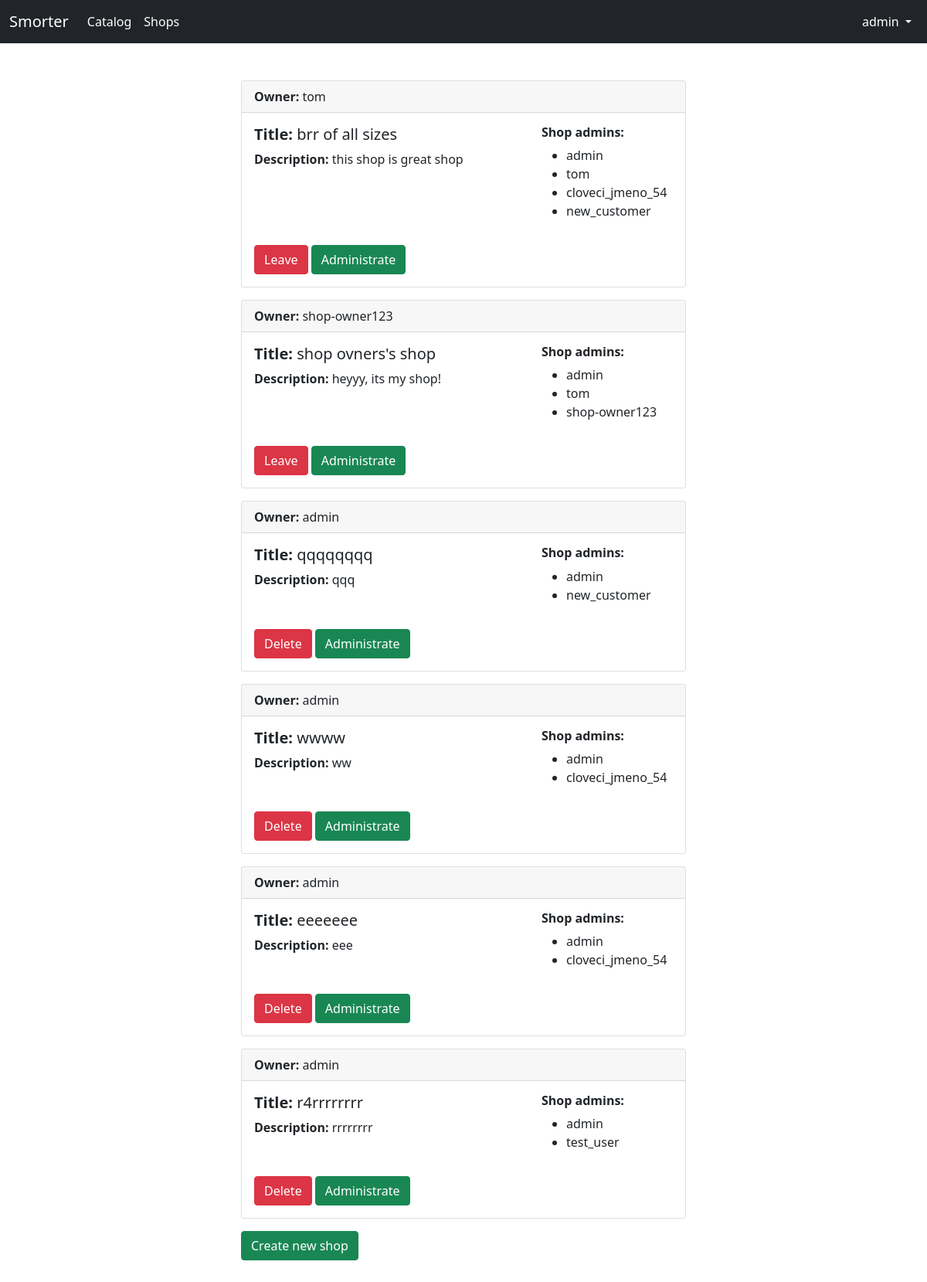
The page /myshops/ (signed in) on the database its author committed.
### eshop/models.py (models this page shows, shortened)
class Shop(models.Model):
    owner = models.ForeignKey(SmorterUser, null=True, blank=True, on_delete=models.CASCADE)
    title = models.CharField(max_length=100, null=False, blank=False, unique=True)
    description = models.TextField()
    admin_group = models.OneToOneField(SmorterGroup, null=True, blank=True, on_delete=models.SET_NULL)
    payment_methods = models.ManyToManyField(PaymentMethod, blank=False, null=False)
    shipment_methods = models.ManyToManyField(ShipmentMethod, blank=False, null=False)
    datetime = models.DateTimeField(default=datetime.datetime.now, blank=True)
    image = models.ImageField(upload_to=shop_img_path, null=True, blank=True)
    class Meta:
        ordering = ["owner"]

class SmorterUser(models.Model):
    user = models.OneToOneField(User, unique=True, null=False, blank=False, on_delete=models.CASCADE)
    groups = models.ManyToManyField(SmorterGroup)
    class Meta:
        ordering = ["user"]
    def __str__(self):
        return f"{self.user.username}"

### eshop/views.py (the view)
# urls.py: path('myshops/', views.my_shops, name="my_shops"),
def my_shops(request):
    shops = [a for tup in [list(Shop.objects.filter(admin_group__name=x.name)) for x in request.user.smorteruser.groups.all()] for a in tup]
    return render(request, 'eshop/myshops.html', {"shops":  shops})

### eshop/templates/eshop/myshops.html (shortened to what this page needs)
{% extends "base.html" %}
{% block content %}
<br><br>
<div class="container" style="width: 50%;">
    {% for shop in shops %}
        <div class="card mb-3">
            <div class="card-header"><strong>Owner:</strong> {{ shop.owner }}</div>
            <div class="card-body">
                <div class="row g-3 mb-3">
                    <div class="col-md-8">
                        <h5 class="card-title"><strong>Title:</strong> {{ shop.title }}</h5>
                        <p class="card-text"><strong>Description:</strong> {{ shop.description }}</p>
                    </div>
                    <div class="col-md-4">
                        <h6 class="card-text"><strong>Shop admins:</strong></h6>
                        <ul>
                            {% for admin in shop.admin_group.smorteruser_set.all %}
                            <li class="card-text">{{ admin }}</li>
                            {% endfor %}
                        </ul>
                    </div>
                </div>
                {% if shop.owner.user != user %}
                    <a href="#" class="btn btn-danger" data-bs-toggle="modal" data-bs-target="#confirmLeave{{ shop.id }}">Leave</a>
                {% else %}
                    <a href="#" class="btn btn-danger" data-bs-toggle="modal" data-bs-target="#confirmDelete{{ shop.id }}">Delete</a>
                {% endif %}
                <a href="{% url 'admin_shop' shop.id 'details' %}" class="btn btn-success">Administrate</a>
            </div>
        </div>
    {% endfor %}
    <a href="{% url 'create_shop' %}" class="btn btn-success" role="button">Create new shop</a>
</div>
<br><br>
{% endblock %}

### eshop/templates/navbar.html (shortened to what this page needs)
<nav class="navbar navbar-expand-lg navbar-dark bg-dark">
  <div class="container-fluid">
    <a class="navbar-brand" href="{% url "home" %}">Smorter</a>
    <div class="collapse navbar-collapse" id="navbarSupportedContent">
      <ul class="navbar-nav me-auto mb-2 mb-lg-0">
        <li class="nav-item">
          <a class="nav-link active" href="{% url 'catalog' %}">Catalog</a>
        </li>
        <li class="nav-item">
          <a class="nav-link active" href="#">Shops</a>
        </li>
      </ul>
        {% if user.is_authenticated %}
        <li class="nav-item dropdown navbar-nav">
          <a class="nav-link dropdown-toggle active" href="#" id="navbarDropdown" role="button" data-bs-toggle="dropdown" aria-expanded="false">
            {{user.username}}
          </a>
        </li>
        {% endif %}
    </div>
  </div>
</nav>

### rows shown on the page
Shop: owner "tom", title "brr of all sizes", description "this shop is great shop"
SmorterUser: user.username "admin"
SmorterUser: user.username "tom"
SmorterUser: user.username "cloveci_jmeno_54"
SmorterUser: user.username "new_customer"
Shop: owner "shop-owner123", title "shop ovners's shop", description "heyyy, its my shop!"
SmorterUser: user.username "shop-owner123"
Shop: owner "admin", title "qqqqqqqq", description "qqq"
Shop: owner "admin", title "wwww", description "ww"
Shop: owner "admin", title "eeeeeee", description "eee"
Shop: owner "admin", title "r4rrrrrrrr", description "rrrrrrrr"
SmorterUser: user.username "test_user"

### other values the page prints
{{ user.username }} "admin"
